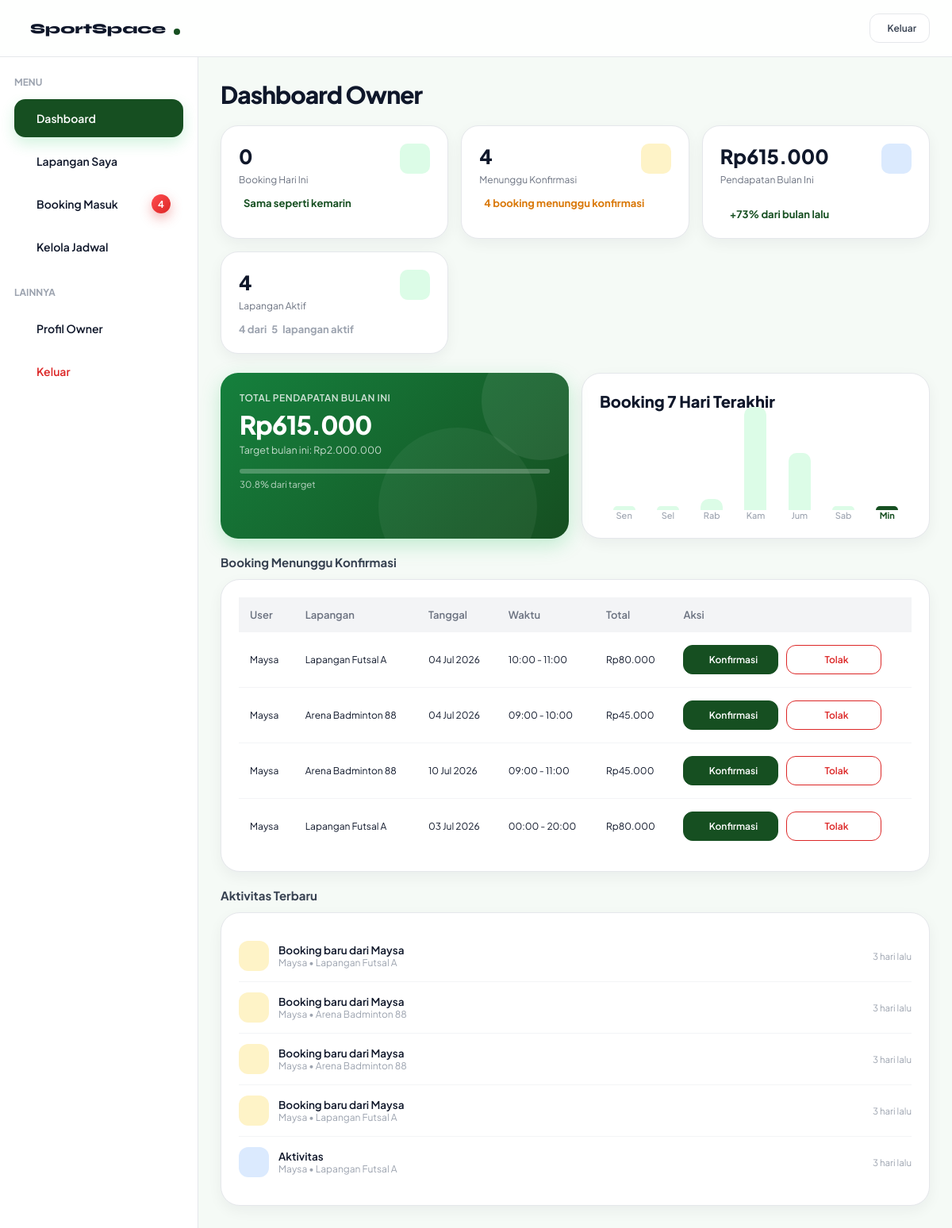
Page /dashboard-owner.php on the earlier database version.
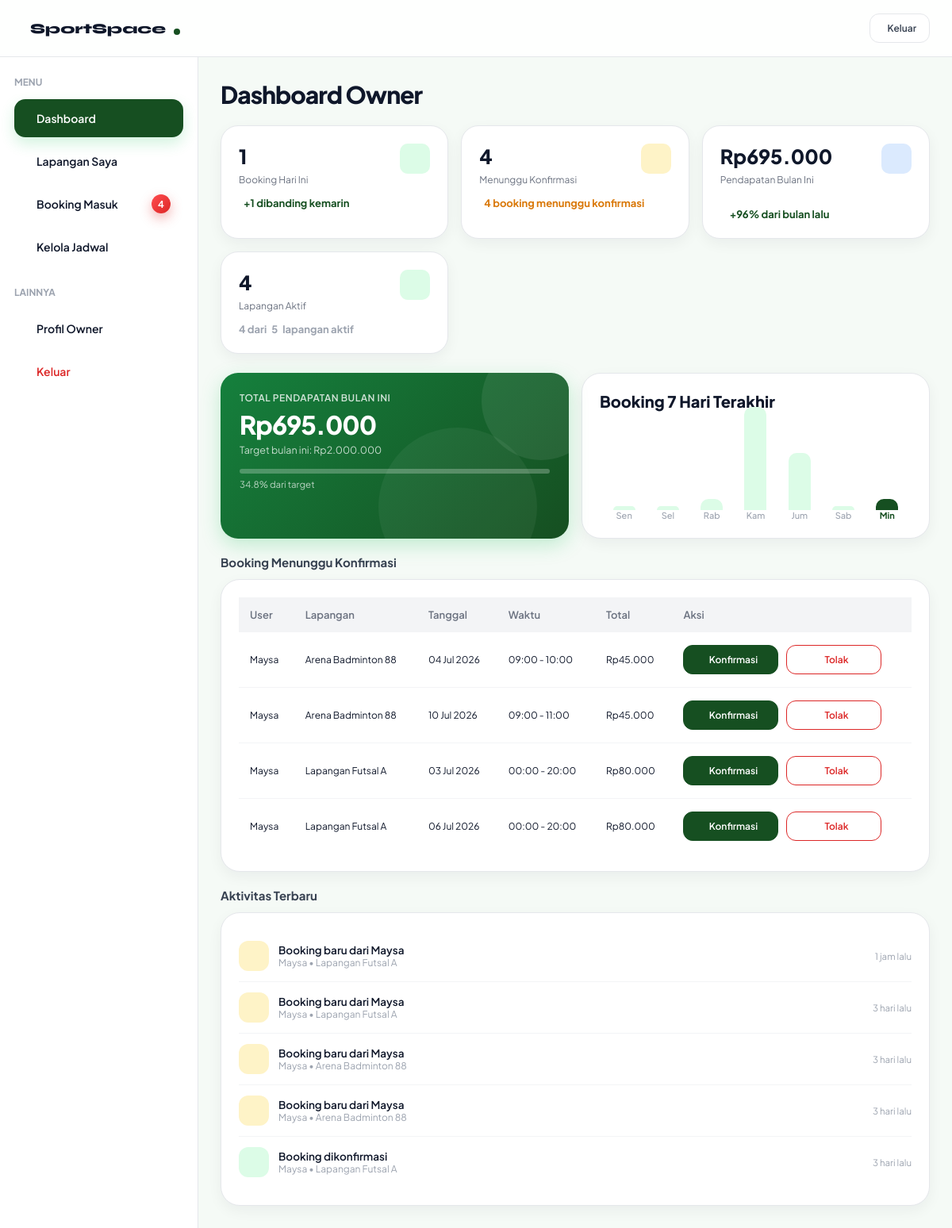
Same page on the later database version.
### tables this page shows
CREATE TABLE `booking` (
  `booking_id` int(11) NOT NULL,
  `user_id` int(11) NOT NULL,
  `field_id` int(11) NOT NULL,
  `tanggal` date NOT NULL,
  `jam_mulai` time NOT NULL,
  `jam_selesai` time NOT NULL,
  `status` enum('tertunda','terkonfirmasi','ditolak','dibatalkan','selesai') NOT NULL DEFAULT 'tertunda',
  `created_at` timestamp NOT NULL DEFAULT current_timestamp(),
  `booking_code` varchar(20) DEFAULT NULL,
  `metode_pembayaran` varchar(30) DEFAULT NULL,
  `bank` varchar(30) DEFAULT NULL,
  `total` decimal(12,2) NOT NULL
);

CREATE TABLE `users` (
  `user_id` int(11) NOT NULL,
  `nama` varchar(50) NOT NULL,
  `email` varchar(100) NOT NULL,
  `telepon` varchar(15) NOT NULL,
  `password` varchar(255) NOT NULL,
  `role` enum('user','admin','owner') NOT NULL DEFAULT 'user',
  `aktif` enum('aktif','nonaktif') NOT NULL DEFAULT 'aktif',
  `created_at` timestamp NOT NULL DEFAULT current_timestamp()
);

CREATE TABLE `fields` (
  `field_id` int(11) NOT NULL,
  `owner_id` int(11) DEFAULT NULL,
  `nama_lapangan` varchar(100) NOT NULL,
  `jenis` varchar(50) NOT NULL,
  `harga` decimal(10,2) NOT NULL,
  `status` enum('tersedia','penuh') NOT NULL DEFAULT 'tersedia',
  `lokasi` varchar(255) DEFAULT NULL,
  `gambar` varchar(255) DEFAULT NULL,
  `deskripsi` text DEFAULT NULL,
  `owner_name` varchar(100) DEFAULT NULL,
  `owner_phone` varchar(20) DEFAULT NULL,
  `owner_address` varchar(255) DEFAULT NULL,
  `jam_operasional` varchar(50) DEFAULT NULL,
  `kapasitas` int(11) DEFAULT NULL,
  `jenis_lantai` varchar(50) DEFAULT NULL,
  `fasilitas` text DEFAULT NULL,
  `maps_link` text DEFAULT NULL,
  `google_maps_url` text DEFAULT NULL,
  `verifikasi` enum('pending','diterima','ditolak') NOT NULL DEFAULT 'pending',
  `durasi_slot` int(11) NOT NULL DEFAULT 1,
  `hari_libur` text DEFAULT NULL,
  `aktif` enum('aktif','nonaktif') NOT NULL
);

### get-owner-dashboard.php (called while the page is built, shortened)
<?php
include "config.php";
$queryBookingHariIni = mysqli_query($conn, "
SELECT COUNT(*) AS total
FROM booking
WHERE tanggal = CURDATE()
");
$bookingHariIni = mysqli_fetch_assoc($queryBookingHariIni);
$queryPendapatan = mysqli_query($conn,"
SELECT SUM(f.harga) AS total
FROM booking b
JOIN fields f ON b.field_id = f.field_id
WHERE b.status='terkonfirmasi'
AND MONTH(b.tanggal)=MONTH(CURDATE())
AND YEAR(b.tanggal)=YEAR(CURDATE())
");
$pendapatan = mysqli_fetch_assoc($queryPendapatan);
$queryPendapatanLalu = mysqli_query($conn,"
SELECT SUM(f.harga) AS total
FROM booking b
JOIN fields f
ON b.field_id = f.field_id
WHERE b.status='terkonfirmasi'
AND MONTH(b.tanggal)=MONTH(DATE_SUB(CURDATE(), INTERVAL 1 MONTH))
AND YEAR(b.tanggal)=YEAR(DATE_SUB(CURDATE(), INTERVAL 1 MONTH))
");
$pendapatanLalu = mysqli_fetch_assoc($queryPendapatanLalu);
$targetPendapatan = 2000000;
$persenTarget = ($pendapatan['total'] / $targetPendapatan) * 100;
if($pendapatanLalu['total'] > 0){
    $persentasePendapatan =
    (($pendapatan['total'] - $pendapatanLalu['total'])
    / $pendapatanLalu['total']) * 100;
}else{
    $persentasePendapatan = 0;
}
$booking7Hari = [];
for($i = 6; $i >= 0; $i--){
    $tanggal = date("Y-m-d", strtotime("-$i day"));
    $query = mysqli_query($conn,"
    SELECT COUNT(*) AS total
    FROM booking
    WHERE tanggal='$tanggal'
    ");
    $data = mysqli_fetch_assoc($query);
    $booking7Hari[] = $data['total'];
    $maxBooking = max($booking7Hari);
}
?>

### get-jadwal-info.php (called while the page is built, shortened)
<?php
include "config.php";
if(isset($_GET['field'])){
    $field_id = (int)$_GET['field'];
}else{
    $cek = mysqli_query($conn,"
    SELECT field_id
    FROM fields
    ORDER BY field_id ASC
    LIMIT 1
    ");
    $fieldPertama = mysqli_fetch_assoc($cek);
    $field_id = $fieldPertama['field_id'];
}
$queryInfo = mysqli_query($conn,"
SELECT *
FROM fields
WHERE field_id='$field_id'
");
$info = mysqli_fetch_assoc($queryInfo);
$queryBookingHariIni = mysqli_query(
    $conn,
    "SELECT COUNT(*) AS total
    FROM booking
    WHERE field_id = '".$info['field_id']."'
    AND tanggal = CURDATE()"
);
$dataBooking = mysqli_fetch_assoc($queryBookingHariIni);
$queryBookingKemarin = mysqli_query($conn,"
SELECT COUNT(*) AS total
FROM booking
WHERE field_id='".$info['field_id']."'
AND tanggal = DATE_SUB(CURDATE(), INTERVAL 1 DAY)
");
$dataBookingKemarin = mysqli_fetch_assoc($queryBookingKemarin);
$selisihBooking =
$dataBooking['total'] - $dataBookingKemarin['total'];
$targetPendapatan = 2000000;
?>

### get-pending-booking.php (called while the page is built, shortened)
<?php
$queryPendingBooking = mysqli_query($conn, "
SELECT
    booking.booking_id,
    booking.tanggal,
    booking.jam_mulai,
    booking.jam_selesai,
    booking.status,
    users.nama,
    fields.nama_lapangan,
    fields.harga
FROM booking
JOIN users
ON booking.user_id = users.user_id
JOIN fields
ON booking.field_id = fields.field_id
WHERE booking.status = 'tertunda'
ORDER BY booking.created_at ASC
");

### get-owner-activity.php (called while the page is built, shortened)
<?php
$queryActivity = mysqli_query($conn,"
SELECT
    booking.booking_id,
    booking.status,
    booking.created_at,
    users.nama,
    fields.nama_lapangan
FROM booking
JOIN users
ON booking.user_id = users.user_id
JOIN fields
ON booking.field_id = fields.field_id
ORDER BY booking.created_at DESC
LIMIT 5
");

### helper-time.php (called while the page is built, shortened)
<?php
function waktuLalu($datetime){
    $selisih = abs(time() - strtotime($datetime));
    if($selisih < 86400){
        return floor($selisih/3600)." jam lalu";
    }
    if($selisih < 604800){
        return floor($selisih/86400)." hari lalu";
    }
    return date("d M Y", strtotime($datetime));
}

### dashboard-owner.php (the view, shortened to what the changed rows need)
<?php
include "config.php";
include "get-owner-dashboard.php";
include "get-owner-fields.php";
include "get-jadwal-info.php";
include "get-pending-booking.php";
include "get-owner-activity.php";
include "helper-time.php";
?>
<!DOCTYPE html>
<html lang="id">
<head>
  <link rel="stylesheet" href="owner.css">
  <link rel="stylesheet" href="https://cdn.jsdelivr.net/npm/@tabler/icons-webfont@3.31.0/dist/tabler-icons.min.css">
</head>
<body>
<div class="dashboard-layout">
  <main class="dashboard-content">
    <div id="section-dashboard" style="display:none;">
      <h1 class="page-title">Dashboard Owner</h1>
      <div class="stats-grid">
      <div class="stat-card">
        <div class="row-between">
          <div>
            <div class="stat-value">
              <?= $bookingHariIni['total']; ?>
            </div>
            <div class="stat-label">Booking Hari Ini</div>
          </div>
          <div class="icon-badge green">
          </div>
        </div>
        <div class="stat-change stat-up">
          <?php if($selisihBooking > 0){ ?>
          +<?= $selisihBooking ?> dibanding kemarin
          <?php } elseif($selisihBooking < 0){ ?>
          <i class="ti ti-trending-down"></i>
          <?= $selisihBooking ?> dibanding kemarin
          <?php } else { ?>
          Sama seperti kemarin
          <?php } ?>
        </div>
      </div>
      <div class="stat-card">
        <div class="row-between">
          <div>
            <div class="stat-value">
              Rp<?= number_format($pendapatan['total'],0,',','.'); ?>
            </div>
            <div class="stat-label">Pendapatan Bulan Ini</div>
          </div>
        </div>
        <div class="stat-change stat-up">
          <div class="stat-change stat-up">
          <?php if($persentasePendapatan > 0){ ?>
          +<?= round($persentasePendapatan); ?>% dari bulan lalu
          <?php }elseif($persentasePendapatan < 0){ ?>
          <i class="ti ti-trending-down"></i>
          <?= abs(round($persentasePendapatan)); ?>% lebih rendah dari bulan lalu
          <?php }else{ ?>
          <i class="ti ti-minus"></i>
          Sama dengan bulan lalu
          <?php } ?>
        </div>
      </div>
    </div>
  </div>
  <div class="grid-2col">
    <div class="revenue-card">
      <div class="rev-label">Total Pendapatan Bulan Ini</div>
      <div class="rev-amount">
        Rp<?= number_format($pendapatan['total'],0,",","."); ?>
      </div>
      <div class="rev-target">
        Target bulan ini:
        Rp<?= number_format($targetPendapatan,0,",","."); ?>
      </div>
      <div class="progress-bar progress-bar-inner">
        <div
          class="progress-fill"
          style="width: <?= round($persenTarget,1); ?>%;">
        </div>
      </div>
      <div class="rev-pct">
        <?= round($persenTarget,1); ?>% dari target
      </div>
    </div>
    <div class="card card-no-mb">
      <div class="card-body">
        <div class="chart-bar-wrap">
          <?php
          $hari = ["Sen","Sel","Rab","Kam","Jum","Sab","Min"];
            foreach($booking7Hari as $index => $jumlah){
              $tinggi = ($jumlah / $maxBooking) * 100;
              if($jumlah == 0){
                $tinggi = 4;
                }
                ?>
                <div class="chart-bar-col">
                  <div class="chart-bar-area">
                    <div
                    class="chart-bar <?= $index==6 ? 'active' : ''; ?>"
                    style="height:<?= $tinggi ?>%">
                  </div>
                </div>
                <div
                class="chart-bar-label"
                <?= $index==6 ? 'style="color:var(--green);font-weight:700;"' : ''; ?>>
                <?= $hari[$index] ?>
              </div>
            </div>
            <?php } ?>
          </div>
        </div>
      </div>
    </div>
<h2 class="section-h2">
  Booking Menunggu Konfirmasi
</h2>
<div class="card">
  <div class="overflow-x-auto">
    <table class="table">
      <thead>
        <tr>
          <th>User</th>
          <th>Lapangan</th>
          <th>Tanggal</th>
          <th>Waktu</th>
          <th>Total</th>
          <th>Aksi</th>
        </tr>
      </thead>
      <tbody>
        <?php if(mysqli_num_rows($queryPendingBooking) > 0){ ?>
        <?php while($row = mysqli_fetch_assoc($queryPendingBooking)){ ?>
        <tr>
          <td><?= $row['nama']; ?></td>
          <td><?= $row['nama_lapangan']; ?></td>
          <td><?= date('d M Y', strtotime($row['tanggal'])); ?></td>
          <td>
            <?= substr($row['jam_mulai'],0,5); ?>
            -
            <?= substr($row['jam_selesai'],0,5); ?>
          </td>
          <td>
            Rp<?= number_format($row['harga'],0,",","."); ?>
          </td>
          <td>
            <div class="dashboard-actions">
              <a
              href="update-booking-status.php?id=<?= $row['booking_id']; ?>&status=terkonfirmasi"
              class="btn btn-primary btn-sm"
              onclick="return confirm('Konfirmasi booking ini?');">
              Konfirmasi
              </a>
              <a
              href="update-booking-status.php?id=<?= $row['booking_id']; ?>&status=dibatalkan"
              class="btn btn-outline btn-sm btn-red"
              onclick="return confirm('Yakin ingin menolak booking ini?');">
              Tolak
              </a>
            </div>
          </td>
        </tr>
        <?php } ?>
        <?php } ?>
      </tbody>
    </table>
  </div>
</div>
<h2 class="section-h2"><i class="ti ti-activity icon-green"></i> Aktivitas Terbaru</h2>
<div class="card">
  <div class="card-body">
    <?php if(mysqli_num_rows($queryActivity) > 0){ ?>
    <?php while($row = mysqli_fetch_assoc($queryActivity)){ ?>
    <?php
    if($row['status'] == "tertunda"){
      $class = "act-icon-amber";
      $judul = "Booking baru dari ".$row['nama'];
    }
    elseif($row['status'] == "terkonfirmasi"){
      $class = "act-icon-green";
      $judul = "Booking dikonfirmasi";
    }
    elseif($row['status'] == "dibatalkan"){
      $icon = "ti-circle-x";
      $class = "act-icon-red";
      $judul = "Booking ditolak";
    }
    elseif($row['status'] == "selesai"){
      $icon = "ti-info-circle";
      $class = "act-icon-blue";
      $judul = "Booking selesai";
    }
    else{
      $class = "act-icon-blue";
      $judul = "Aktivitas";
    }
    ?>
    <div class="activity-item">
      <div class="activity-icon <?= $class ?>">
      </div>
      <div class="act-body">
        <div class="act-title">
          <?= $judul ?>
        </div>
        <div class="act-sub">
          <?= $row['nama']; ?>
          •
          <?= $row['nama_lapangan']; ?></div>
      </div>
      <div class="act-time">
        <?= waktuLalu($row['created_at']); ?>
      </div>
    </div>
    <?php } ?>
    <?php } ?>
  </div>
</div>
</div>
</main>
</div>
</body>
</html>

Differences in the rows shown:
no longer on this page (row unchanged): booking: status "Aktivitas", user.nama "Maysa", field.nama_lapangan "Lapangan Futsal A", created_at "3 hari lalu", shown under "Aktivitas Terbaru"
no longer on one of the page's lists (row edited): booking: user.nama "Maysa", field.nama_lapangan "Lapangan Futsal A", tanggal "04 Jul 2026", jam_mulai "10:00", jam_selesai "11:00", field.harga "80.000"
added booking: user.nama "Maysa", field.nama_lapangan "Lapangan Futsal A", tanggal "06 Jul 2026", jam_mulai "00:00", jam_selesai "20:00", field.harga "80.000", user.nama "Booking baru dari Maysa", created_at "1 jam lalu"
changed booking: status "Booking baru dari Maysa" → "Booking dikonfirmasi"
Other differences:
$bookingHariIni['total']: "0" → "1"
$selisihBooking: (not shown) → "1"
$pendapatan['total']: "615.000" → "695.000"
$persentasePendapatan: "73" → "96"
$persenTarget: 30.8 → 34.8 (drawn)
$persenTarget: "30.8" → "34.8"
$tinggi: 4 → 11.111111111111 (drawn)
text no longer shown: "Sama seperti kemarin"
text now shown: "+ dibanding kemarin"
